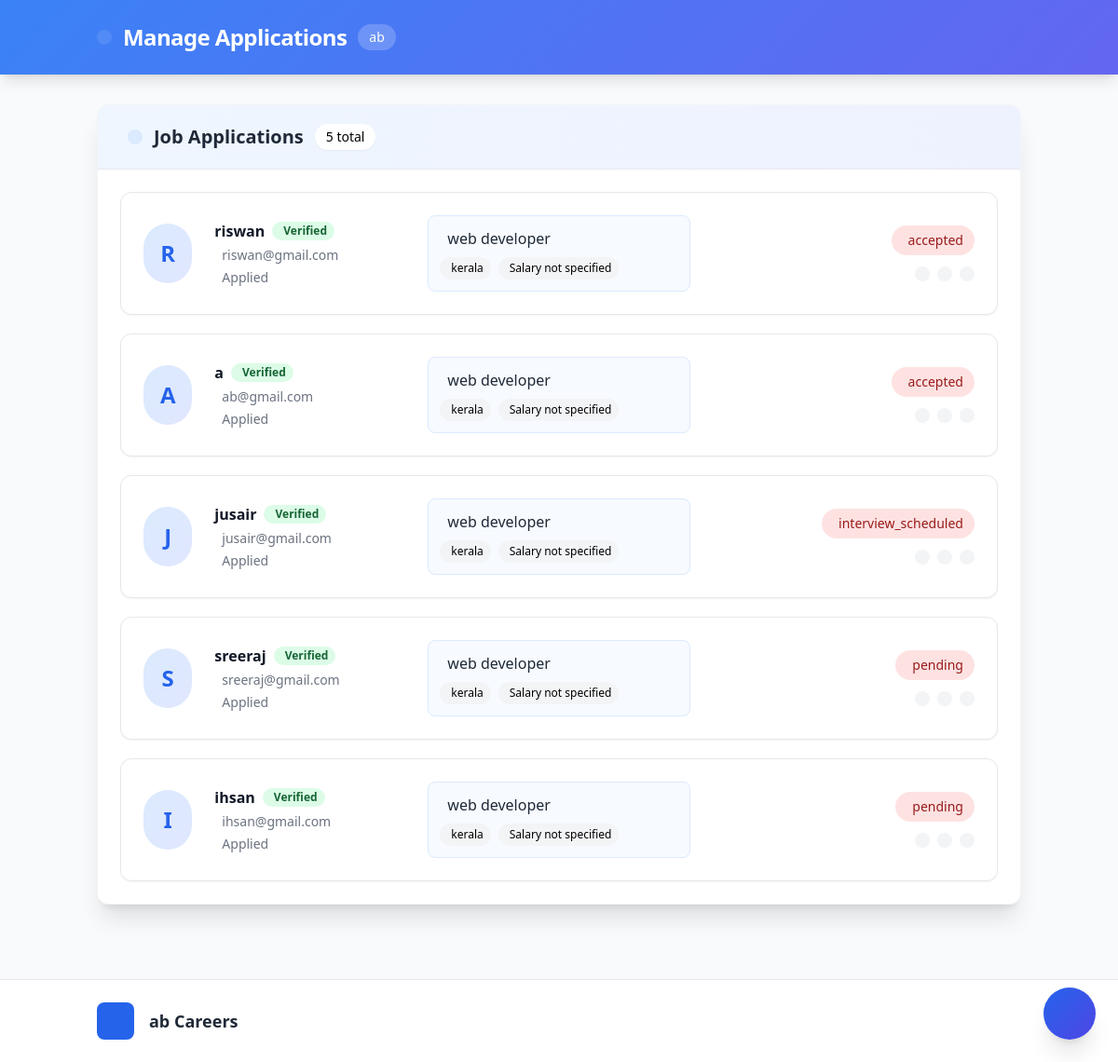
The app's page /organizations/1/applications/ (signed in) with its own data.
### organizations/models.py (models this page shows, shortened)
class Organization(models.Model):
    user = models.OneToOneField(User, on_delete=models.CASCADE)
    name = models.CharField(max_length=255)
    description = models.TextField(blank=True, null=True)
    website = models.URLField()
    registration_number = models.CharField(max_length=100)
    profile_image = models.ImageField(upload_to='profile_images/', blank=True, null=True)
    banner_image = models.ImageField(upload_to='banner_images/', blank=True, null=True)
    created_at = models.DateTimeField(auto_now_add=True)
    updated_at = models.DateTimeField(auto_now=True)
    is_verified = models.BooleanField(default=False)  # New verification field

### jobs/models.py (models this page shows, shortened)
class JobApplication(models.Model):
    job = models.ForeignKey(JobPosting, on_delete=models.CASCADE, related_name='applications')
    applicant = models.ForeignKey(User, on_delete=models.CASCADE, related_name='applications')
    applied_on = models.DateTimeField(auto_now_add=True)
    status = models.CharField(max_length=50, choices=[
        ('pending', 'Pending'),
        ('accepted', 'Accepted'),
        ('rejected', 'Rejected'),
        ('interview_scheduled', 'Interview Scheduled'),
        ('offer_made', 'Offer Made'),
    ],
     default='pending'
    )
    cv = models.FileField(upload_to='cvs/', blank=True, null=True)

class JobPosting(models.Model):
    organization = models.ForeignKey(Organization, on_delete=models.CASCADE, related_name='job_postings')
    title = models.CharField(max_length=255)
    description = models.TextField()
    required_qualifications = models.TextField()
    required_skills = models.ManyToManyField(Skill, blank=True)  # Use the same Skill model
    location = models.CharField(max_length=100)
    posted_on = models.DateTimeField(auto_now_add=True)
    application_deadline = models.DateTimeField()
    job_post_image = models.ImageField(upload_to='job_images/', blank=True, null=True)
    posted_by = models.ForeignKey(User,on_delete=models.SET_NULL,null=True,related_name='posted_jobs')

### organizations/views.py (the view, shortened to what this page needs)
# urls.py: path('<int:org_id>/applications/', views.manage_job_applications, name='manage_job_applications'),
@login_required
def manage_job_applications(request, org_id=None):
    if org_id:
        organization = get_object_or_404(Organization, id=org_id)
        hr_role = OrganizationHR.objects.filter(
            user=request.user,
            organization=organization,
            is_active=True,
            can_manage_applications=True
        ).first()
        if not hr_role and request.user != organization.user:
            return redirect('index_dashboard')
    job_applications = JobApplication.objects.filter(
        job__organization=organization
    ).select_related('job', 'applicant')
    if request.method == 'POST':
        form = JobApplicationStatusForm(request.POST)
        if form.is_valid():
            application = get_object_or_404(JobApplication,
                pk=request.POST.get('application_id'),
                job__organization=organization
            )
            if application.job.user == request.user or hr_role:
                application.status = form.cleaned_data['status']
                application.save()
                Notification.objects.create(
                    user=application.applicant,
                    message=f"Your application status for {application.job.title} has been updated to {application.status}."
                )
                return redirect('manage_job_applications', org_id=organization.id)
            else:
                return redirect('index_dashboard')
    else:
        form = JobApplicationStatusForm()
    return render(request, 'organizations/manage_job_applications.html', {
        'organization': organization,
        'job_applications': job_applications,
        'form': form,
        'is_owner': request.user == organization.user
    })

### templates/organizations/manage_job_applications.html (shortened to what this page needs)
{% load static tailwind_tags %}
<!DOCTYPE html>
<html lang="en">
<head>
    <link href="https://cdn.jsdelivr.net/npm/@icon/phosphor-icons@1.4.1/src/css/phosphor.css" rel="stylesheet">
    <link rel="stylesheet" href="https://cdnjs.cloudflare.com/ajax/libs/animate.css/4.1.1/animate.min.css"/>
    {% tailwind_css %}
</head>
<body class="bg-gray-50 min-h-screen font-sans antialiased">
    <header class="gradient-bg text-white shadow-lg">
        <div class="container mx-auto px-4 py-6">
            <div class="flex items-center justify-between">
                <div class="flex items-center space-x-3">
                    <div class="p-2 bg-white/10 rounded-lg backdrop-blur-sm">
                    </div>
                    <h2 class="text-2xl font-bold tracking-tight">Manage Applications</h2>
                    <span class="px-3 py-1 bg-white/20 rounded-full text-sm font-medium ml-2">{{ organization.name }}</span>
                </div>
            </div>
        </div>
    </header>
    <main class="container mx-auto px-4 py-8 animate__animated animate__fadeIn">
        <div class="bg-white rounded-xl shadow-xl overflow-hidden border border-gray-100">
            <div class="bg-gradient-to-r from-blue-50 to-indigo-50 px-8 py-5 border-b border-gray-200 flex items-center justify-between">
                <div class="flex items-center space-x-3">
                    <div class="p-2 bg-blue-100 rounded-lg text-blue-600">
                    </div>
                    <h3 class="text-xl font-semibold text-gray-800">Job Applications</h3>
                    <span class="px-3 py-1 bg-white rounded-full text-sm font-medium shadow-sm">{{ job_applications|length }} total</span>
                </div>
            </div>
            <div class="p-6">
                {% if job_applications %}
                <div class="grid gap-5">
                    {% for application in job_applications %}
                    <div class="application-card bg-white rounded-xl p-6 border border-gray-200 hover:border-blue-200 transition-all duration-300 smooth-transition shadow-sm hover:shadow-md">
                        <div class="grid grid-cols-1 lg:grid-cols-12 gap-6 items-center">
                            <div class="lg:col-span-1 flex justify-center lg:justify-start">
                                <div class="w-16 h-16 rounded-full bg-gradient-to-br from-blue-100 to-indigo-100 flex items-center justify-center text-blue-600 text-2xl font-bold">
                                    {{ application.applicant.username|first|upper }}
                                </div>
                            </div>
                            <div class="lg:col-span-3">
                                <h4 class="font-bold text-gray-900 flex items-center">
                                    <a href="{% url 'user_profile' application.applicant.username %}" class="hover:text-blue-600 hover:underline">
                                        {{ application.applicant.username }}
                                    </a>
                                    <span class="ml-2 px-2 py-0.5 bg-green-100 text-green-800 text-xs rounded-full flex items-center">
                                         Verified
                                    </span>
                                </h4>
                                <div class="flex items-center text-gray-500 text-sm mt-1">
                                    <span>{{ application.applicant.email|default:"Email not provided" }}</span>
                                </div>
                                <div class="flex items-center text-gray-500 text-sm mt-1">
                                    <span>Applied {{ application.created_at|date:"M d, Y" }}</span>
                                </div>
                            </div>
                            <div class="lg:col-span-4">
                                <div class="bg-blue-50/50 rounded-lg p-3 border border-blue-100">
                                    <h5 class="font-medium text-gray-800 flex items-center">
                                        {{ application.job.title }}
                                    </h5>
                                    <div class="flex flex-wrap gap-2 mt-2">
                                        <span class="px-2 py-1 bg-gray-100 rounded-full text-xs flex items-center">
                                            {{ application.job.location|default:"Remote" }}
                                        </span>
                                        <span class="px-2 py-1 bg-gray-100 rounded-full text-xs flex items-center">
                                            {{ application.job.salary|default:"Salary not specified" }}
                                        </span>
                                    </div>
                                </div>
                            </div>
                            <div class="lg:col-span-4">
                                <div class="flex flex-col lg:flex-row lg:items-center lg:justify-end gap-4">
                                    <div class="flex items-center justify-between lg:justify-end">
                                        <span class="status-badge px-3 py-1.5 rounded-full text-sm font-medium flex items-center
                                            {% if application.status == 'Submitted' %}bg-blue-100 text-blue-800
                                            {% elif application.status == 'Under Review' %}bg-amber-100 text-amber-800
                                            {% elif application.status == 'Interview' %}bg-purple-100 text-purple-800
                                            {% elif application.status == 'Accepted' %}bg-green-100 text-green-800
                                            {% else %}bg-red-100 text-red-800{% endif %}">
                                            {{ application.status }}
                                        </span>
                                    </div>
                                </div>
                                <div class="flex justify-end mt-3 space-x-2">
                                    <a href="#" class="p-2 bg-gray-100 hover:bg-gray-200 rounded-lg text-gray-600 transition-colors duration-300">
                                    </a>
                                    <a href="#" class="p-2 bg-gray-100 hover:bg-gray-200 rounded-lg text-gray-600 transition-colors duration-300">
                                    </a>
                                    <a href="#" class="p-2 bg-gray-100 hover:bg-gray-200 rounded-lg text-gray-600 transition-colors duration-300">
                                    </a>
                                </div>
                            </div>
                        </div>
                    </div>
                    {% endfor %}
                </div>
                {% endif %}
            </div>
        </div>
    </main>
    <footer class="bg-white border-t border-gray-200 mt-12 py-6">
        <div class="container mx-auto px-4">
            <div class="flex flex-col md:flex-row justify-between items-center">
                <div class="flex items-center space-x-4 mb-4 md:mb-0">
                    <div class="w-10 h-10 rounded-lg bg-blue-600 flex items-center justify-center">
                    </div>
                    <span class="text-lg font-semibold text-gray-800">{{ organization.name }} Careers</span>
                </div>
            </div>
        </div>
    </footer>
    <div class="fixed bottom-6 right-6 animate__animated animate__fadeInUp animate__delay-1s">
        <button class="w-14 h-14 rounded-full bg-gradient-to-br from-blue-600 to-indigo-600 text-white shadow-xl flex items-center justify-center hover:shadow-2xl transition-all duration-300">
        </button>
    </div>
</body>
</html>

### templates/organizations/manage_job_applications.html (style rules this page uses)
.gradient-bg { background: linear-gradient(135deg, #3b82f6 0%, #6366f1 100%); }
.status-badge { transition: all 0.3s ease; }
.smooth-transition { transition: all 0.3s cubic-bezier(0.4, 0, 0.2, 1); }

### records on screen
Organization: name "ab"
JobApplication: applicant.username|first "R", applicant.username "riswan", applicant.email "riswan@gmail.com", job "web developer", job.location "kerala", job.salary "Salary not specified", status "accepted"
JobApplication: applicant.username|first "A", applicant.username "a", applicant.email "ab@gmail.com", job "web developer", job.location "kerala", job.salary "Salary not specified", status "accepted"
JobApplication: applicant.username|first "J", applicant.username "jusair", applicant.email "jusair@gmail.com", job "web developer", job.location "kerala", job.salary "Salary not specified", status "interview_scheduled"
JobApplication: applicant.username|first "S", applicant.username "sreeraj", applicant.email "sreeraj@gmail.com", job "web developer", job.location "kerala", job.salary "Salary not specified", status "pending"
JobApplication: applicant.username|first "I", applicant.username "ihsan", applicant.email "ihsan@gmail.com", job "web developer", job.location "kerala", job.salary "Salary not specified", status "pending"

### other values on screen
{{ job_applications|length }} "5"
